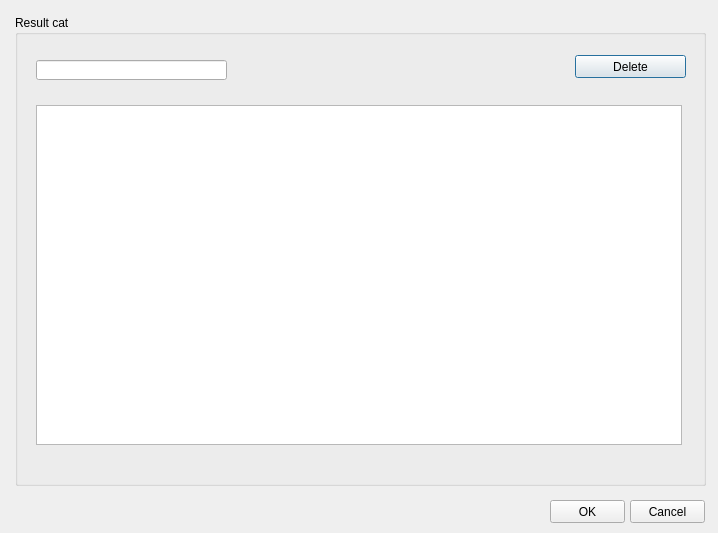
<?xml version="1.0" encoding="UTF-8"?>
<ui version="4.0">
 <class>Dialog</class>
 <widget class="QDialog" name="Dialog">
  <property name="geometry">
   <rect>
    <x>0</x>
    <y>0</y>
    <width>718</width>
    <height>533</height>
   </rect>
  </property>
  <property name="windowTitle">
   <string>Dialog</string>
  </property>
  <widget class="QGroupBox" name="groupBox">
   <property name="geometry">
    <rect>
     <x>15</x>
     <y>15</y>
     <width>691</width>
     <height>471</height>
    </rect>
   </property>
   <property name="title">
    <string>Result cat</string>
   </property>
   <widget class="QPushButton" name="btn_delete">
    <property name="geometry">
     <rect>
      <x>560</x>
      <y>40</y>
      <width>111</width>
      <height>23</height>
     </rect>
    </property>
    <property name="text">
     <string>Delete</string>
    </property>
   </widget>
   <widget class="QLineEdit" name="txt_name">
    <property name="geometry">
     <rect>
      <x>21</x>
      <y>45</y>
      <width>191</width>
      <height>20</height>
     </rect>
    </property>
   </widget>
   <widget class="QTableView" name="tbl_om_result_cat">
    <property name="geometry">
     <rect>
      <x>21</x>
      <y>90</y>
      <width>646</width>
      <height>340</height>
     </rect>
    </property>
    <property name="sortingEnabled">
     <bool>true</bool>
    </property>
   </widget>
  </widget>
  <widget class="QPushButton" name="btn_cancel">
   <property name="geometry">
    <rect>
     <x>630</x>
     <y>500</y>
     <width>75</width>
     <height>23</height>
    </rect>
   </property>
   <property name="text">
    <string>Cancel</string>
   </property>
  </widget>
  <widget class="QPushButton" name="btn_accept">
   <property name="geometry">
    <rect>
     <x>550</x>
     <y>500</y>
     <width>75</width>
     <height>23</height>
    </rect>
   </property>
   <property name="text">
    <string>OK</string>
   </property>
  </widget>
 </widget>
 <resources/>
 <connections/>
</ui>
